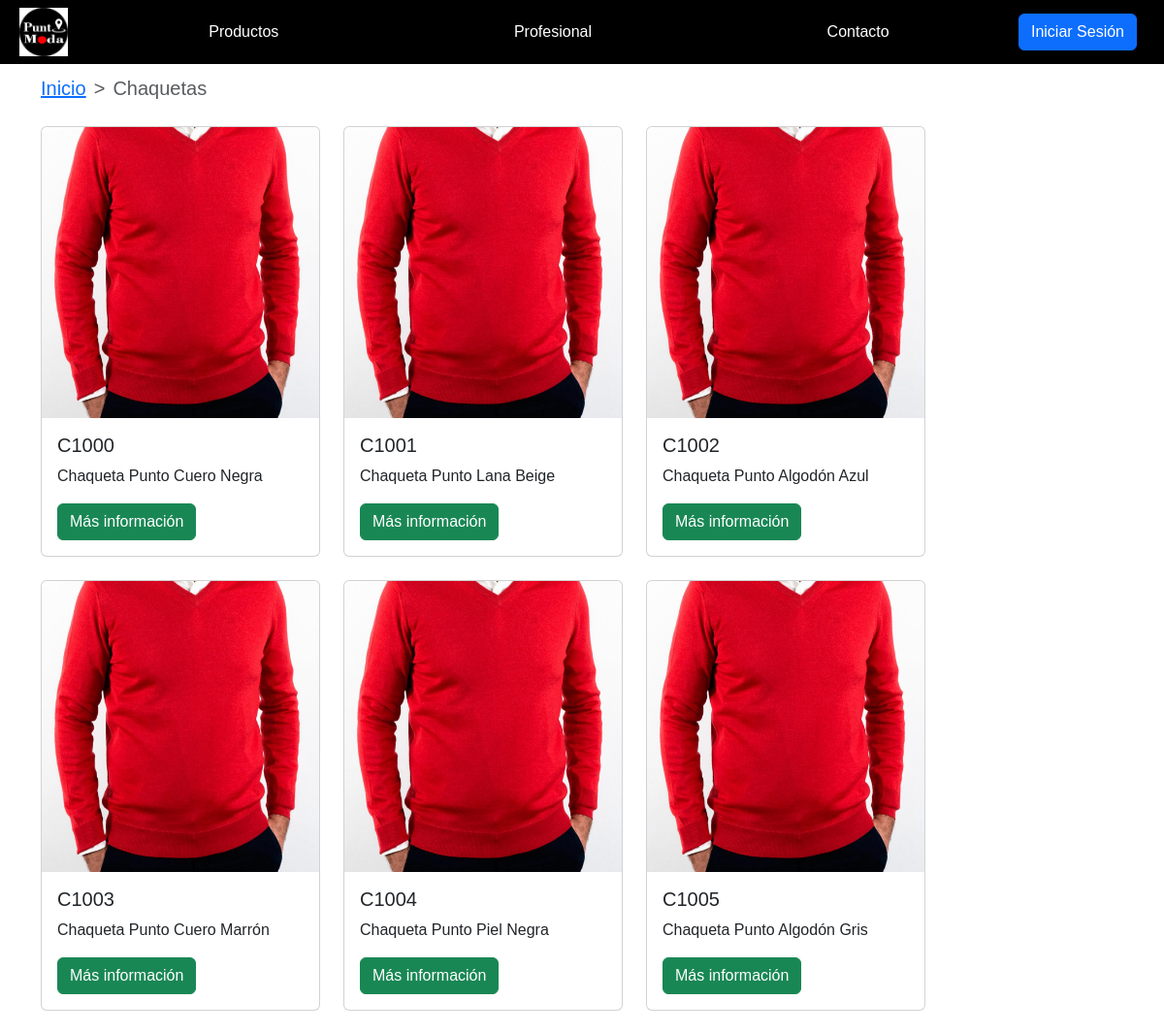
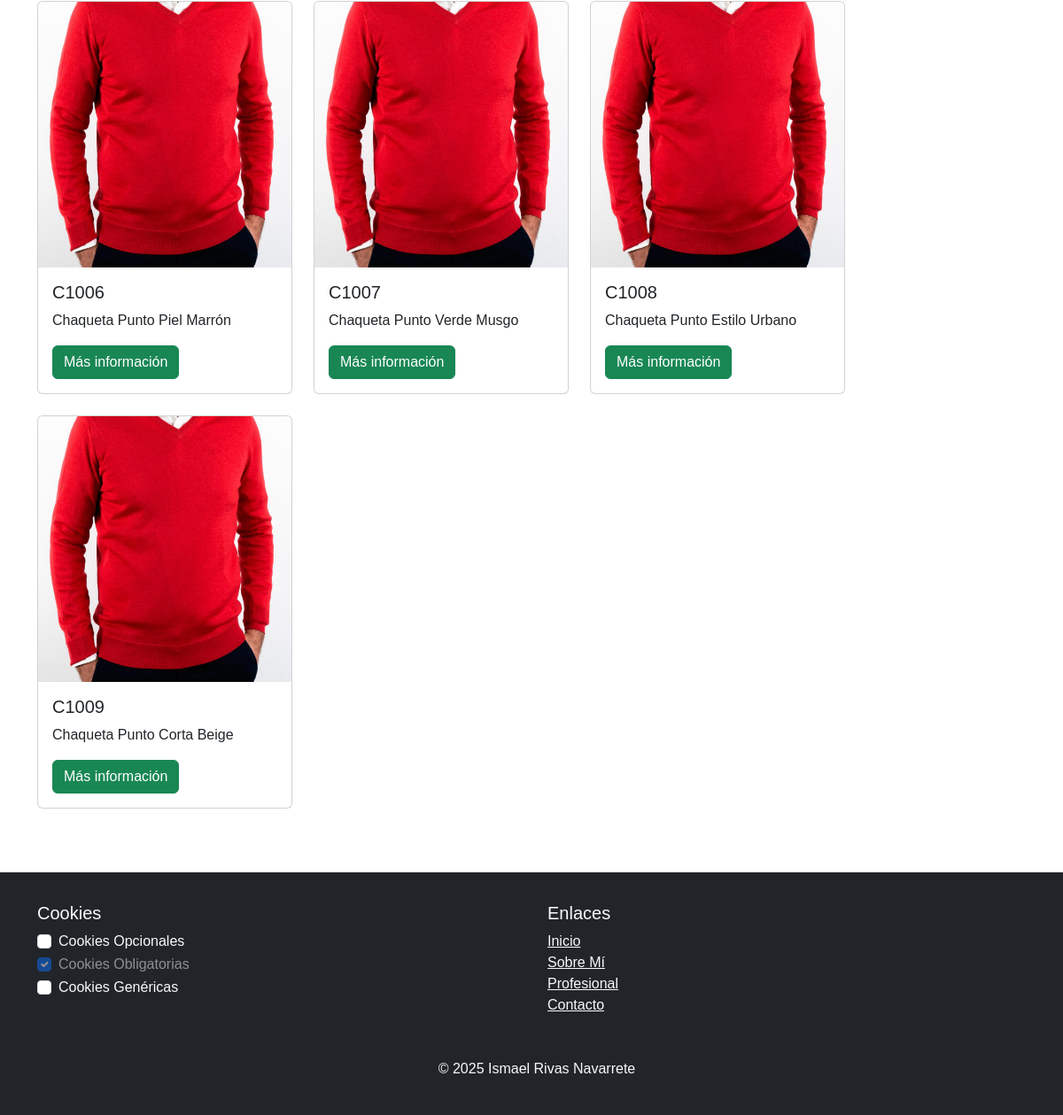
Before: /chaquetas.php with the older database file (2 pictures, top to bottom).
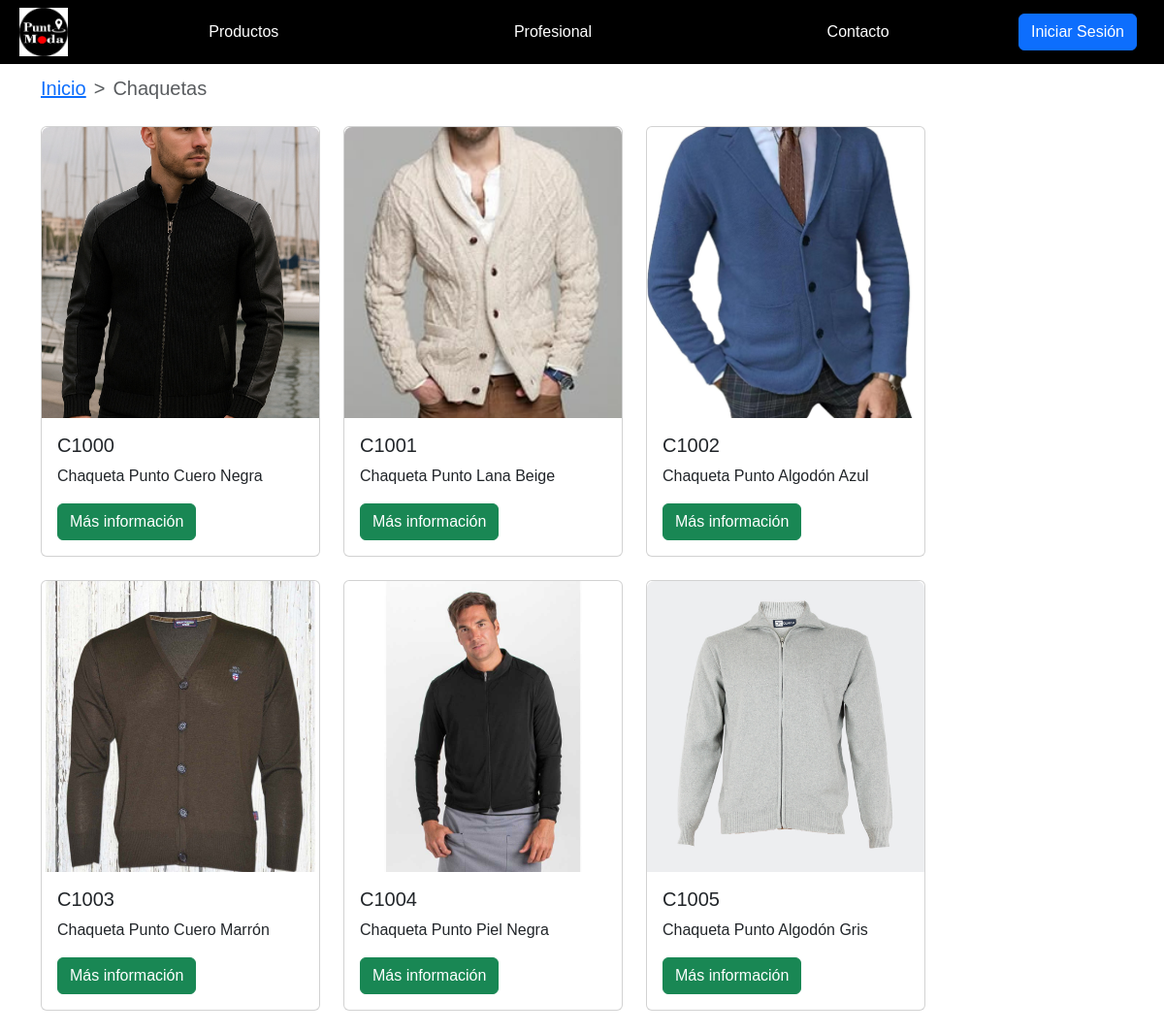
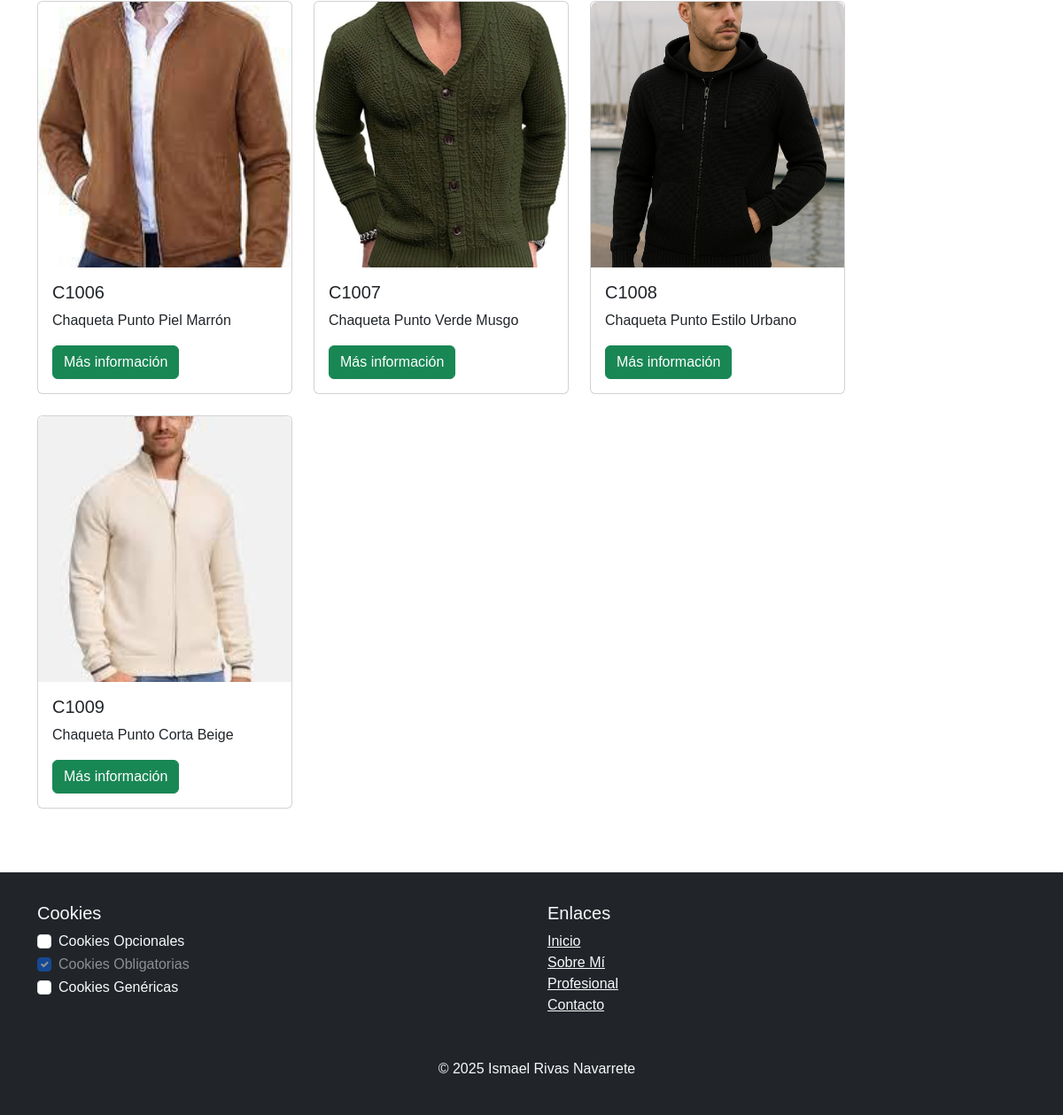
After: the same page with the newer database file (2 pictures, top to bottom).
### tables this page shows
CREATE TABLE IF NOT EXISTS Productos (
    cod_producto CHAR(5) PRIMARY KEY,
    nombre VARCHAR(40) NOT NULL,
    modelo MediumInt NOT NULL,
    descripcion TEXT,
    imagen VARCHAR(255)
);

### www/chaquetas.php (the view, shortened to what this page needs)
<?php
$conexionBaseDatos = Conexion::conexionBD();
$busqueda = 'C%';
$consultaProducto = $conexionBaseDatos->prepare("SELECT cod_producto, nombre, imagen FROM Productos WHERE cod_producto like ?");
$consultaProducto->bind_param("s", $busqueda);
$consultaProducto->execute();
$resultado = $consultaProducto->get_result();
?>
<!DOCTYPE html>
<html lang="es">
<head>
    <link rel="stylesheet" href="https://cdn.jsdelivr.net/npm/bootstrap@5.3.0/dist/css/bootstrap.min.css">
    <link rel="stylesheet" href="css/styles.css">
</head>
<body>
    <?php include 'php/navbar.php'; ?>
    <main class=container>
        <nav style="--bs-breadcrumb-divider: '>';" aria-label="breadcrumb">
            <ol class="breadcrumb">
                <li class="breadcrumb-item"><a href="index.php">Inicio</a></li>
                <li class="breadcrumb-item active" aria-current="page">Chaquetas</li>
            </ol>
        </nav>
        <div class="d-flex flex-wrap gap-4 justify-content-start my-4">
            <?php while ($producto = $resultado->fetch_assoc()) { ?>
                <div class="card" style="width: 18rem;">
                    <img src="<?php echo htmlspecialchars($producto['imagen']) ?>" class="card-img-top" alt="Imagen del producto">
                    <div class="card-body">
                        <h5 class="card-title"><?php echo htmlspecialchars($producto['cod_producto']); ?></h5>
                        <p class="card-text"><?php echo htmlspecialchars($producto['nombre']); ?></p>
                        <a href="#" class="btn btn-success">Más información</a>
                    </div>
                </div>
            <?php } ?>
        </div>
    </main>
    <?php include 'php/footer.php'; ?>
</body>
</html>

### www/php/navbar.php (shortened to what this page needs)
<nav class="navbar navbar-expand-lg navbar-dark">
    <div class="container-fluid d-flex align-items-center">
        <a href="index.php"><img src="imagenes/logo.png" class="navbar-logo ms-2 mt-2" alt="logo"></a>
        <div class="collapse navbar-collapse" id="barraNavegacion">
            <ul class="navbar-nav ms-auto">
                <li id="productos" class="nav-item ms-2 mt-2 position-relative"><a class="nav-link" href="#">Productos</a>
                </li>
                <li class="nav-item ms-2 mt-2"><a class="nav-link" href="profesional.php">Profesional</a></li>
                <li class="nav-item ms-2 mt-2"><a class="nav-link" href="contacto.php">Contacto</a></li>
            </ul>
        </div>
        <div class="ms-3 me-3 mt-2">
            <?php if (isset($_SESSION['usuario'])) { ?>
                <div class="dropdown">
                    <a class="btn btn-outline-light dropdown-toggle d-flex align-items-center" href="#" role="button" id="perfilDropdown" data-bs-toggle="dropdown" aria-expanded="false">
                        <img src="imagenes/emoticono.jpg" alt="Perfil" class="rounded-circle me-2" width="32" height="32">
                        <span><?php echo htmlspecialchars($_SESSION['usuario']); ?></span>
                    </a>
                    <ul class="dropdown-menu dropdown-menu-end" aria-labelledby="perfilDropdown">
                        <li><a class="dropdown-item text-danger" href="php/logout.php">Cerrar sesión</a></li>
                    </ul>
                </div>
            <?php  } else { ?>
                <a href="php/login.php">
                    <button type="button" class="btn btn-primary">Iniciar Sesión</button>
                </a>
            <?php } ?>
        </div>
    </div>
</nav>

### www/php/footer.php
<footer class="bg-dark text-light py-4 mt-5">
    <div class="container">
        <div class="row">
            <div class="col-md-6 mb-3">
                <h5>Cookies</h5>
                <ul class="list-unstyled">
                    <li>
                        <div class="form-check">
                            <input class="form-check-input" type="checkbox" id="cookiesOpcionales">
                            <label class="form-check-label" for="cookiesOpcionales">
                                Cookies Opcionales
                            </label>
                        </div>
                    </li>
                    <li>
                        <div class="form-check">
                            <input class="form-check-input" type="checkbox" id="cookiesObligatorias" disabled checked>
                            <label class="form-check-label" for="cookiesObligatorias">
                                Cookies Obligatorias
                            </label>
                        </div>
                    </li>
                    <li>
                        <div class="form-check">
                            <input class="form-check-input" type="checkbox" id="cookiesGenericas">
                            <label class="form-check-label" for="cookiesGenericas">
                                Cookies Genéricas
                            </label>
                        </div>
                    </li>
                </ul>
            </div>
            <div class="col-md-6 mb-3">
                <h5>Enlaces</h5>
                <ul class="list-unstyled">
                    <li><a href="index.php" class="text-light">Inicio</a></li>
                    <li><a href="sobreti.html" class="text-light">Sobre Mí</a></li>
                    <li><a href="profesional.html" class="text-light">Profesional</a></li>
                    <li><a href="contacto.html" class="text-light">Contacto</a></li>
                </ul>
            </div>
        </div>
        <div class="text-center mt-3">
            <p>&copy; 2025 Ismael Rivas Navarrete</p>
        </div>
    </div>
</footer>

### www/css/styles.css (style rules this page uses)
html, body { height: 100%; margin: 0; padding: 0; }
body { display: flex; flex-direction: column; font-family: Arial, sans-serif; }
.navbar { background-color: black; margin-top: 0; padding-top: 0; }
.navbar-logo { max-height: 50px; width: auto; margin-right: 20px; }
.navbar-dark .navbar-nav .nav-link { color: white; margin: 0 15px; }
.navbar-nav { width: 100%; display: flex; justify-content: space-around; }
main { flex: 1; }
.container { margin-top: 10px; padding-right: 0 !important; }
#productos { position: relative; }
.breadcrumb { font-size: 1.25rem; }
.card-img-top { width: 100%; height: 300px; object-fit: cover; border-radius: 8px 8px 0 0; }

Changed rows visible on the page:
changed productos "Chaqueta Punto Cuero Negra": imagen: a different picture
changed productos "Chaqueta Punto Lana Beige": imagen: a different picture
changed productos "Chaqueta Punto Algodón Azul": imagen: a different picture
changed productos "Chaqueta Punto Cuero Marrón": imagen: a different picture
changed productos "Chaqueta Punto Piel Negra": imagen: a different picture
changed productos "Chaqueta Punto Algodón Gris": imagen: a different picture
changed productos "Chaqueta Punto Piel Marrón": imagen: a different picture
changed productos "Chaqueta Punto Verde Musgo": imagen: a different picture
changed productos "Chaqueta Punto Estilo Urbano": imagen: a different picture
changed productos "Chaqueta Punto Corta Beige": imagen: a different picture
